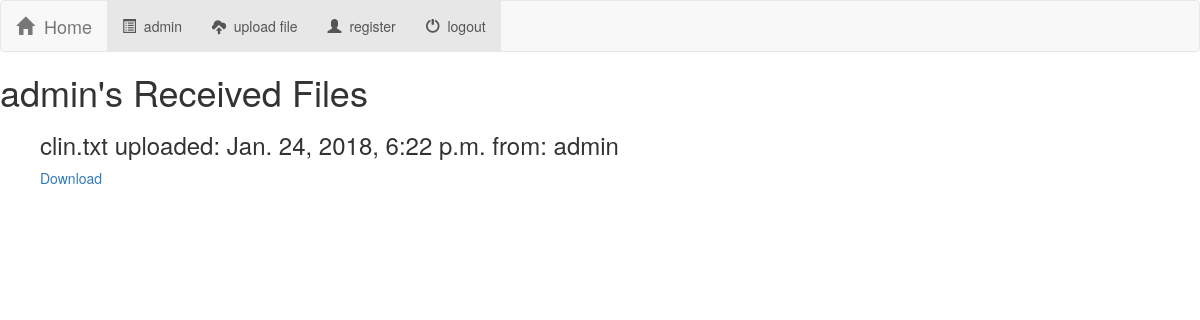
The app's page /clinicaltrials/user/ (signed in), older data.
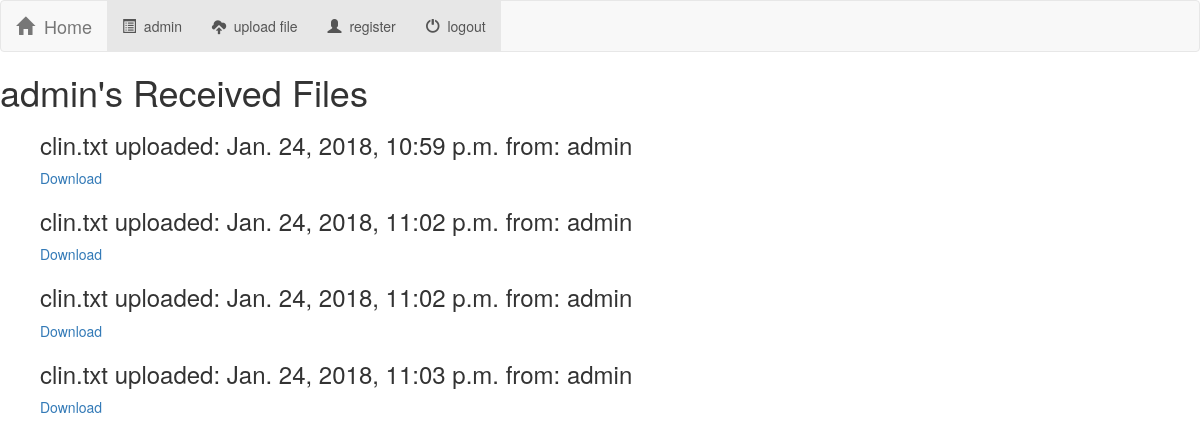
The same page, newer data.
### clinicaltrials/models.py (models this page shows, shortened)
class file(models.Model):
	clinicaltrial = models.ForeignKey(clinicaltrial, on_delete = models.CASCADE, blank=True, null=True)
	owner = models.ForeignKey(User, related_name="owner", on_delete = models.CASCADE, blank=True, null=True, unique = False)
	sender = models.ForeignKey(User, related_name="sender", on_delete = models.CASCADE, blank=True, null=True, unique = False)
	filename = models.CharField(max_length = 100)
	encrypted = models.BooleanField(default=False, blank=True)
	password = models.CharField(max_length=500, blank=True, default='')
	data = models.FileField()
	uploadDate = models.DateTimeField(auto_now_add=True)
	dataHash = models.CharField(max_length = 100, blank = True, null= True)

### clinicaltrials/views.py (the view)
def userhome(request):
    if request.user.is_anonymous:
        return render(request, 'clinicaltrials/index.html', {'all_trials': clinicaltrial.objects.all() })
    ownedFiles = file.objects.all().filter(owner=request.user)
    blocks = request.user.block_set.order_by('index')
    context = {"ownedFiles" : ownedFiles, "blocks" : blocks}
    return render(request, 'clinicaltrials/user_home.html', context)

### clinicaltrials/templates/clinicaltrials/user_home.html (shortened to what this page needs)
{% extends 'clinicaltrials/base.html' %}
{% block body %}
<h1> {{user}}'s Received Files</h1>
{% for file in ownedFiles %}
	<ul>
		<h3> {{file.filename}} uploaded: {{file.uploadDate}} from: {{file.sender}} </h3>
		<a href="{% url 'clinicaltrial:download' file.data.path %}"> Download </a>
		<br>
	</ul>
{% endfor %}
{% endblock %}

Row changes from the older to the newer data that the page shows:
removed file: filename "clin.txt", uploadDate "Jan. 24, 2018, 6:22 p.m.", sender "admin"
added file: filename "clin.txt", uploadDate "Jan. 24, 2018, 10:59 p.m.", sender "admin"
added file: filename "clin.txt", uploadDate "Jan. 24, 2018, 11:02 p.m.", sender "admin"
added file: filename "clin.txt", uploadDate "Jan. 24, 2018, 11:02 p.m.", sender "admin"
added file: filename "clin.txt", uploadDate "Jan. 24, 2018, 11:03 p.m.", sender "admin"
